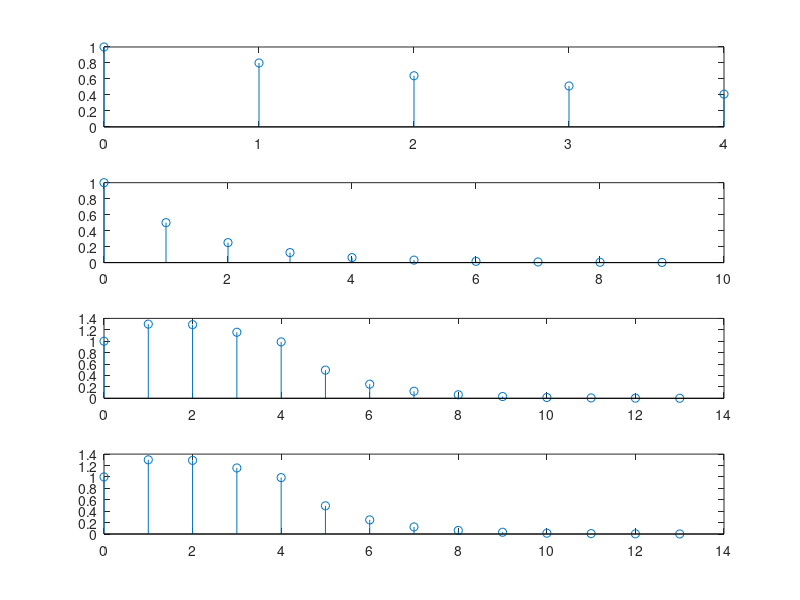

MATLAB code to generate this figure:
% Praktikum1b.m
% Tentukan output dari y(n), dimana 0 < n < 10 dari system LTI dengan
% input (x(n) = (0.8) ^ n) [u(n)-u(n-5)] dengan 
% impulse response h(n)= ((0.5)^n) [u(n)-u(n-10)]

clear all; close all; clc;

for n = 1:10
    n1(n) = n-1;
    h(n) = (0.5)^n1(n);
end

for n = 1:5
    n2(n) = n-1;
    x(n) = (0.8)^n2(n);
end

y1 = conv (h,x);
y2 = conv (x,h);

n3 = length(n1)+length(n2)-1;
n4 = 0:n3-1;

subplot(4,1,1); stem(n2,x);
subplot(4,1,2); stem(n1,h);
subplot(4,1,3); stem(n4,y1);
subplot(4,1,4); stem(n4,y2);